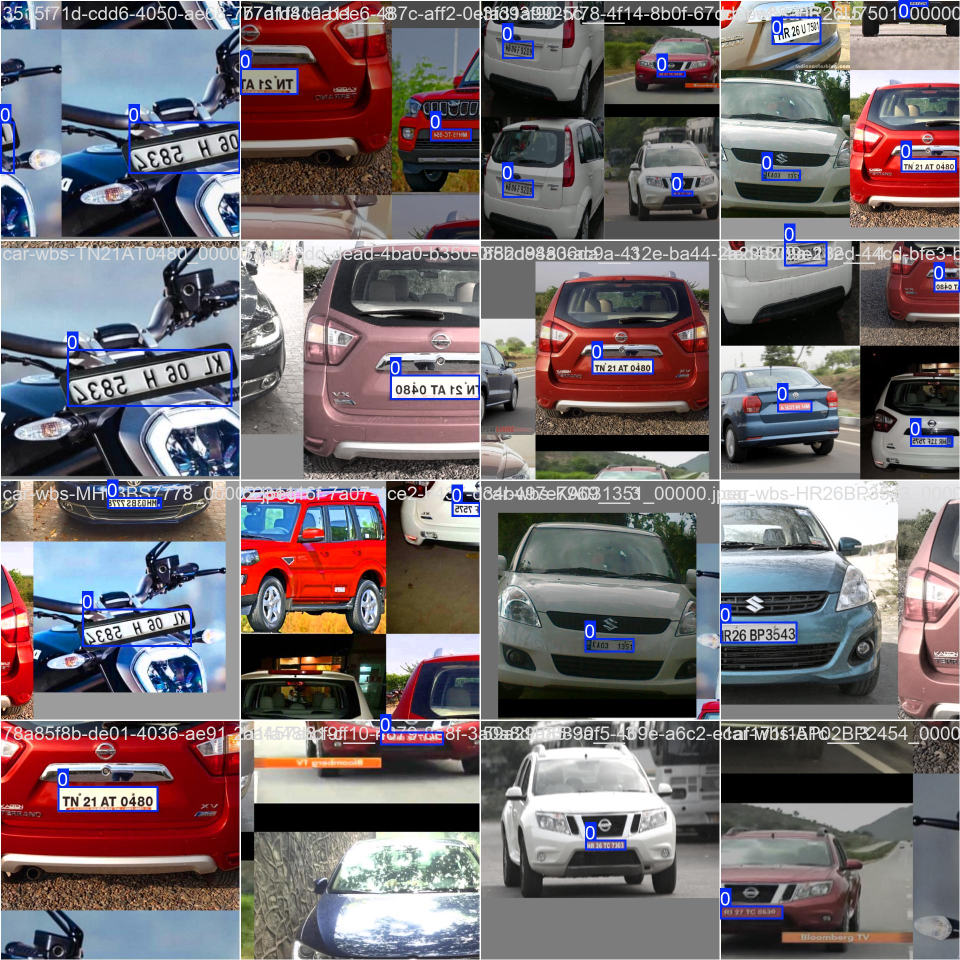
#> input picture runs/detect/models/plate_detector/train_batch0.jpg, 1920 x 1920 px (shown at 1/2 size); its folder holds only this picture in this run
$ python -i plate_detector.py   (imports and definitions only)
#> lines starting #> are read from the running program, lines starting #| are printed output that depends on the picture; after the words box and inside, x2 and y2 are one past the last pixel; in counts of white or black regions, pixels touching at a corner belong together
### modules/utils/logger.py
"""
Logging system with file + console handlers.
Structured logging for all modules.
"""

import logging
import sys
from pathlib import Path

# Ensure logs directory exists
_LOGS_DIR = Path(__file__).resolve().parent.parent.parent / "logs"
_LOGS_DIR.mkdir(parents=True, exist_ok=True)

_LOG_FILE = _LOGS_DIR / "app.log"
_initialized = False


def _setup_root_logger():
    """Configure the root logger once."""
    global _initialized
    if _initialized:
        return

    root_logger = logging.getLogger("traffic_analyzer")
    root_logger.setLevel(logging.DEBUG)

    # Formatter
    formatter = logging.Formatter(
        "[%(asctime)s] %(levelname)-8s | %(name)-25s | %(message)s",
        datefmt="%Y-%m-%d %H:%M:%S",
    )

    # Console handler (INFO level)
    console_handler = logging.StreamHandler(sys.stdout)
    console_handler.setLevel(logging.INFO)
    console_handler.setFormatter(formatter)
    root_logger.addHandler(console_handler)

    # File handler (DEBUG level — captures everything)
    file_handler = logging.FileHandler(_LOG_FILE, encoding="utf-8")
    file_handler.setLevel(logging.DEBUG)
    file_handler.setFormatter(formatter)
    root_logger.addHandler(file_handler)

    _initialized = True


def get_logger(module_name: str) -> logging.Logger:
    """Get a module-specific logger.

    Usage:
        from modules.utils.logger import get_logger
        logger = get_logger("detection")
        logger.info("Detected 5 vehicles")
    """
#> further down, picture is the input picture: shape (1920, 1920, 3); mean B, G, R 111.8, 108, 116.9
    _setup_root_logger()
    return logging.getLogger(f"traffic_analyzer.{module_name}")

### modules/anpr/plate_detector.py
"""
License plate detection: locates plate regions within vehicle bounding boxes.

Primary:  trained YOLOv8 plate_detector.pt model (high accuracy)
Fallback: contour-based detection (when model not available)
"""

import cv2
import numpy as np
from pathlib import Path
from typing import Optional
from modules.utils.logger import get_logger

logger = get_logger("plate_detector")

# Path to trained plate detector — use it if available
_PLATE_MODEL_PATH = Path("models/plate_detector.pt")
# Also check the training output directly
_PLATE_MODEL_ALT  = Path("runs/detect/models/plate_detector/weights/best.pt")


class PlateDetector:
    """Detects license plate regions within vehicle images.

    Uses trained YOLOv8 model when available, falls back to
    contour-based detection otherwise.
    """

    def __init__(
        self,
        min_area: int = 800,
        max_area: int = 80000,
        min_aspect: float = 1.5,
        max_aspect: float = 6.5,
        model_conf: float = 0.35,
    ):
#> called with min_area = 800, max_area = 80000, min_aspect = 1.5, max_aspect = 6.5, model_conf = 0.35
        self.min_area   = min_area
        self.max_area   = max_area
        self.min_aspect = min_aspect
        self.max_aspect = max_aspect
        self.model_conf = model_conf
        self._model     = None
        self._use_model = False

        # Try to load trained plate model
        for model_path in [_PLATE_MODEL_PATH, _PLATE_MODEL_ALT]:
            if model_path.exists():
                try:
                    from ultralytics import YOLO
                    self._model     = YOLO(str(model_path))
                    self._use_model = True
                    logger.info(f"PlateDetector: using trained model → {model_path}")
                    break
                except Exception as e:
                    logger.warning(f"Could not load plate model {model_path}: {e}")

        if not self._use_model:
            logger.info("PlateDetector: using contour-based fallback")

    # ------------------------------------------------------------------
    def detect(self, vehicle_image: np.ndarray) -> Optional[np.ndarray]:
        """Detect and crop the license plate from a vehicle image.

        Args:
            vehicle_image: Cropped vehicle region (BGR).

        Returns:
            Cropped plate image (BGR) or None.
        """
        if vehicle_image is None or vehicle_image.size == 0:
            return None

        if self._use_model:
            result = self._detect_with_model(vehicle_image)
            if result is not None:
                return result
            # Fall through to contour if model finds nothing

        return self._detect_with_contours(vehicle_image)

    # ------------------------------------------------------------------
    # [38 lines left out: function _detect_with_model, not called in this run]

    # ------------------------------------------------------------------
    def _detect_with_contours(self, vehicle_image: np.ndarray) -> Optional[np.ndarray]:
        """Contour-based fallback plate detection."""
        try:
            h, w = vehicle_image.shape[:2]
            # Plates are in the lower 60% of the vehicle
            roi = vehicle_image[int(h * 0.35):, :]
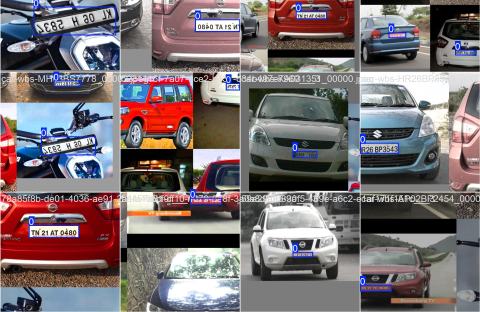
#> roi: shape (1248, 1920, 3) (shown at 1/4 size); mean B, G, R 112, 109.3, 119.4

            gray    = cv2.cvtColor(roi, cv2.COLOR_BGR2GRAY)
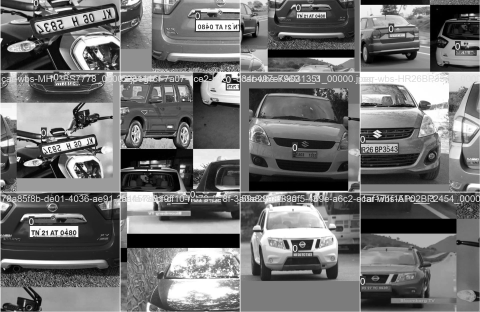
#> gray: shape (1248, 1920) (shown at 1/4 size); min 0, max 255, mean 112.6
            blur    = cv2.GaussianBlur(gray, (5, 5), 0)
            edged   = cv2.Canny(blur, 80, 200)
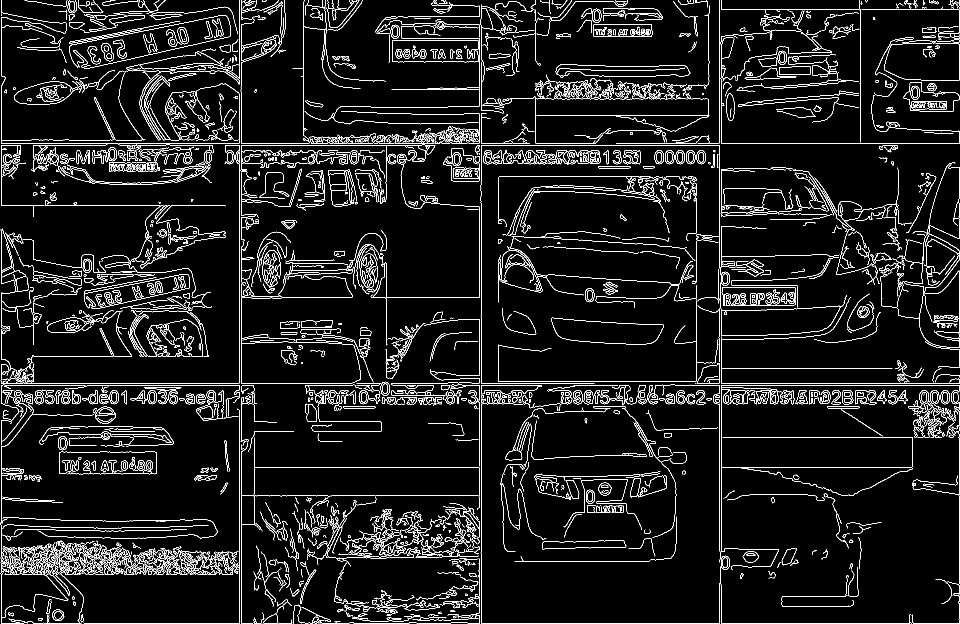
#> edged: shape (1248, 1920) (shown at 1/2 size); 6.9% white in thin lines or dots
            kernel  = cv2.getStructuringElement(cv2.MORPH_RECT, (3, 3))
            dilated = cv2.dilate(edged, kernel, iterations=1)
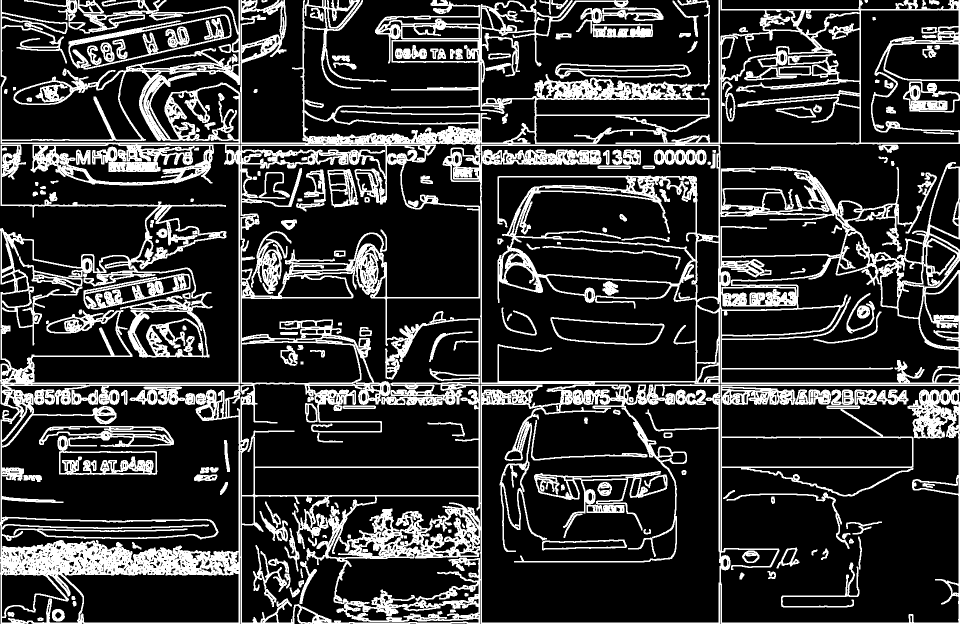
#> dilated: shape (1248, 1920) (shown at 1/2 size); 21.4% white; 207 white regions

            contours, _ = cv2.findContours(
                dilated, cv2.RETR_TREE, cv2.CHAIN_APPROX_SIMPLE
            )
#> contours = 3969 contours, 2709 with area under 20; largest, box (x1, y1, x2, y2) and area: (0, 0, 1920, 1248) 1840974, (963, 770, 1442, 1246) 197183, (1441, 771, 1918, 1246) 175030, (962, 291, 1439, 766) 126088, (3, 771, 479, 1126) 123800

            candidates = []
            for cnt in contours:
                area = cv2.contourArea(cnt)
                if not (self.min_area <= area <= self.max_area):
                    continue
                x, y, cw, ch = cv2.boundingRect(cnt)
                if ch == 0:
                    continue
                aspect = float(cw) / ch
                if self.min_aspect < aspect < self.max_aspect:
                    candidates.append((area, x, y, cw, ch))
#> this loop made 3969 passes
#> (area, x, y, cw, ch, aspect) on passes 6, 55, 82: (7994, 167, 547, 214, 72, 2.97), (3082.5, 169, 553, 183, 64, 2.86), (4696, 1806, 163, 114, 62, 1.84)
#> after the loop, candidates = 81 items, first 6: (7994, 167, 547, 214, 72), (3082.5, 169, 553, 183, 64), (4696, 1806, 163, 114, 62), (1624, 1820, 165, 98, 58), (3021, 1185, 47, 121, 28), (1000.5, 1188, 50, 115, 22)

            if not candidates:
                return None

            _, x, y, cw, ch = max(candidates, key=lambda c: c[0])
#> x = 483; y = 767; cw = 475; ch = 224
            pad = 5
            x  = max(0, x - pad)
#> x = 478
            y  = max(0, y - pad)
#> y = 762
            cw = min(roi.shape[1] - x, cw + 2 * pad)
#> cw = 485
            ch = min(roi.shape[0] - y, ch + 2 * pad)
#> ch = 234

            crop = roi[y:y + ch, x:x + cw]
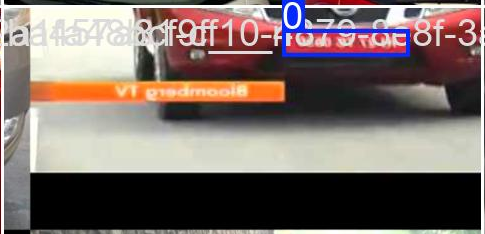
#> crop: shape (234, 485, 3); mean B, G, R 104.6, 109, 122.6
            return crop if crop.size > 0 else None

        except Exception as e:
            logger.debug(f"Contour plate detection error: {e}")
            return None

>>> import cv2
>>> picture = cv2.imread('../../runs/detect/models/plate_detector/train_batch0.jpg')
>>> result = PlateDetector().detect(picture)

$ run again, on runs/detect/models/plate_detector/train_batch2.jpg
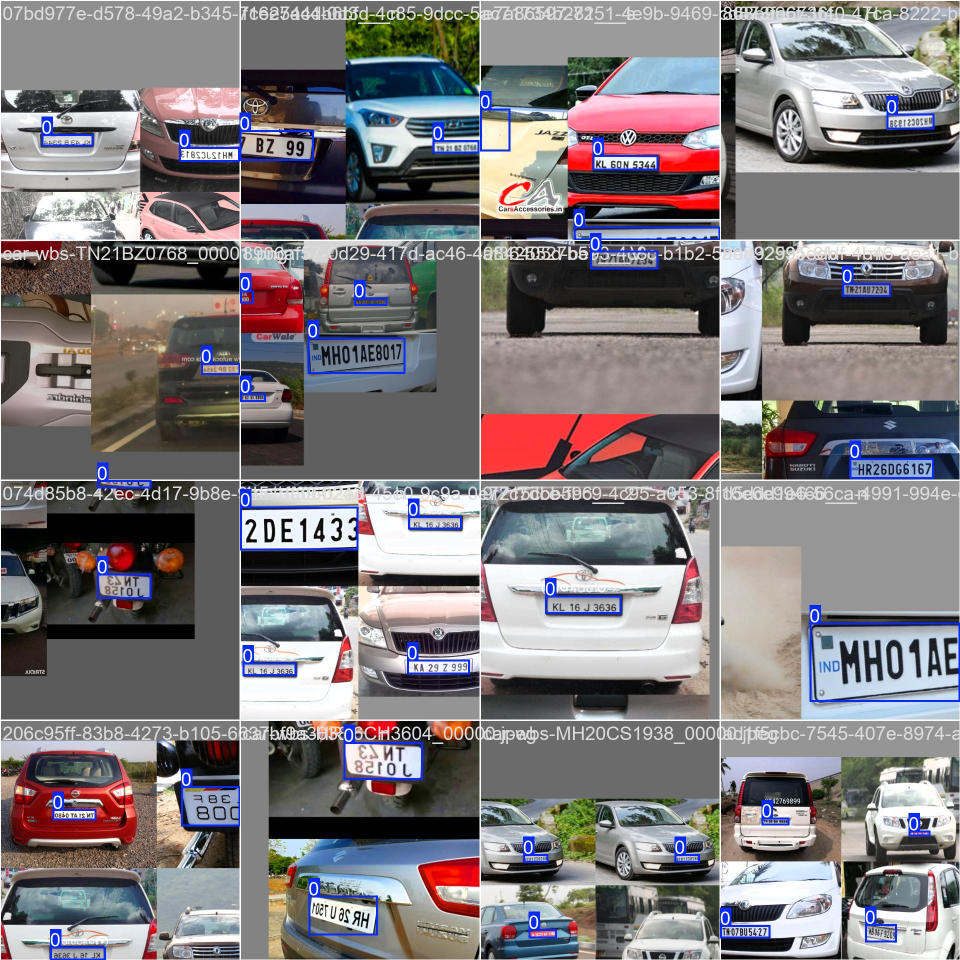
#> input picture runs/detect/models/plate_detector/train_batch2.jpg, 1920 x 1920 px (shown at 1/2 size)
#> picture is the input picture: shape (1920, 1920, 3); mean B, G, R 123.9, 120.8, 125.6
#> in _detect_with_contours, `edged   = cv2.Canny(blur, 80, 200)`:
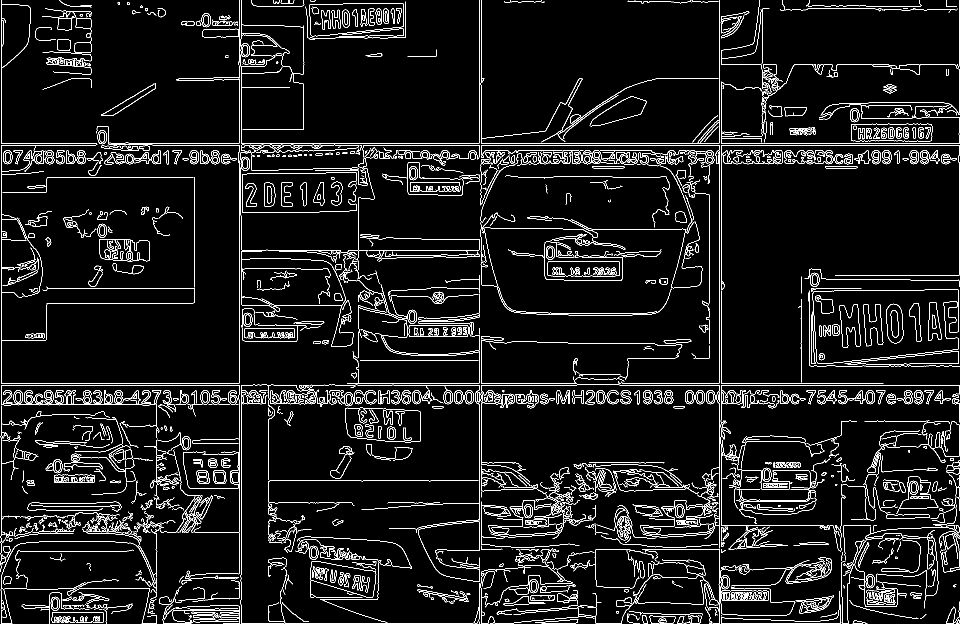
#> edged: shape (1248, 1920) (shown at 1/2 size); 6.2% white in thin lines or dots
#> dilated: shape (1248, 1920); 19.3% white; 219 white regions (1 under 20 px)
#> contours = 3208 contours, 2032 with area under 20; largest, box (x1, y1, x2, y2) and area: (0, 0, 1920, 1248) 1395290, (482, 792, 958, 1246) 103952, (963, 770, 1438, 1138) 101889, (3, 355, 389, 680) 88222, (538, 770, 958, 962) 58054
#> the loop in _detect_with_contours, `for cnt in contours:` made 3208 passes
#> (area, x, y, cw, ch, aspect) on passes 3, 8, 12: (815, 1298, 1230, 55, 18, 3.06), (2265, 102, 1224, 107, 23, 4.65), (973.5, 104, 1226, 103, 18, 5.72)
#> after the loop in _detect_with_contours, `for cnt in contours:`: candidates = 89 items, first 6: (815, 1298, 1230, 55, 18), (2265, 102, 1224, 107, 23), (973.5, 104, 1226, 103, 18), (1352, 1257, 1221, 149, 27), (951, 1772, 779, 55, 31), (1297, 1676, 779, 75, 31)
#> in _detect_with_contours, `_, x, y, cw, ch = max(candidates, key=lambda c: c[0])`: x = 538; y = 770; cw = 420; ch = 192
#> in _detect_with_contours, `x  = max(0, x - pad)`: x = 533
#> in _detect_with_contours, `y  = max(0, y - pad)`: y = 765
#> in _detect_with_contours, `cw = min(roi.shape[1] - x, cw + 2 * pad)`: cw = 430
#> in _detect_with_contours, `ch = min(roi.shape[0] - y, ch + 2 * pad)`: ch = 202
#> in _detect_with_contours, `crop = roi[y:y + ch, x:x + cw]`:
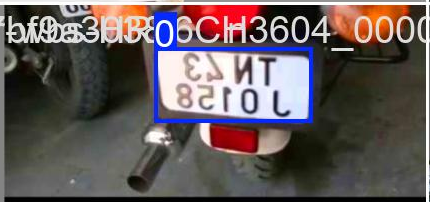
#> crop: shape (202, 430, 3); mean B, G, R 91, 90.7, 100.8
